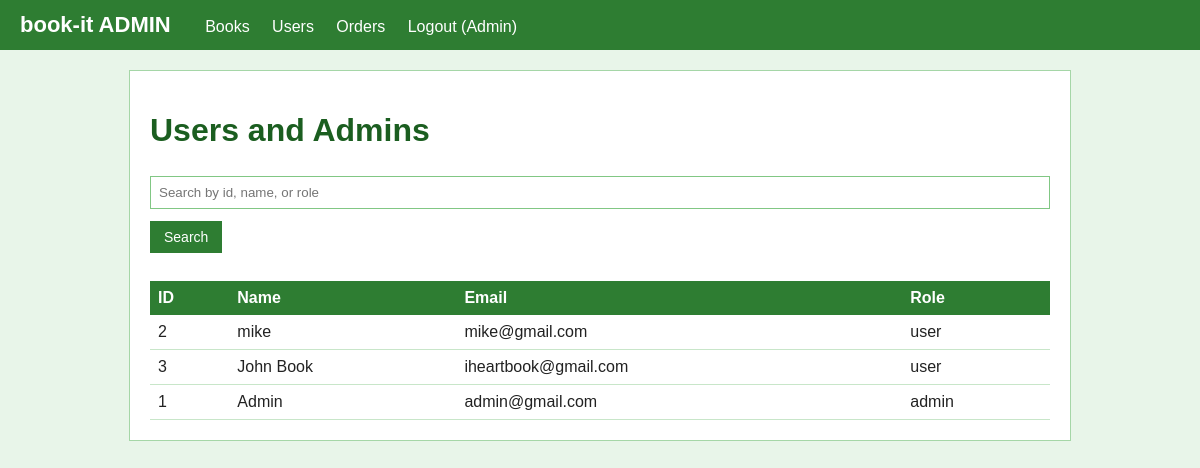
The page /admin/users.php (signed in) on the database its author committed.
### tables this page shows
CREATE TABLE users (
  id INT AUTO_INCREMENT PRIMARY KEY,
  name VARCHAR(100) NOT NULL,
  email VARCHAR(100) NOT NULL,
  password VARCHAR(255) NOT NULL,
  role VARCHAR(10) NOT NULL DEFAULT 'user'
);

### config.php (called while the page is built, shortened)
<?php
    function h($text) {
        return htmlspecialchars($text);
    }
?>

### admin/users.php (the view, shortened to what this page needs)
<?php
    require "../config.php";
    $q = "";
    $qs = mysqli_real_escape_string($conn, $q);
    $sql = "SELECT * FROM users
            WHERE id LIKE '%$qs%' OR name LIKE '%$qs%' OR email LIKE '%$qs%' OR role LIKE '%$qs%'
            ORDER BY role DESC";
    $result = mysqli_query($conn, $sql);
    $users = mysqli_fetch_all($result, MYSQLI_ASSOC);
    include "header.php";
?>
<html>
    <h1>Users and Admins</h1>
    <form method="get">
        <input type="text" name="q" placeholder="Search by id, name, or role" value="<?php echo h($q); ?>">
        <button class="btn" type="submit">Search</button>
    </form><br>
    <table>
        <tr>
            <th>ID</th>
            <th>Name</th>
            <th>Email</th>
            <th>Role</th>
        </tr>
        <?php foreach ($users as $u) { ?>
        <tr>
            <td><?php echo $u['id']; ?></td>
            <td><?php echo h($u['name']); ?></td>
            <td><?php echo h($u['email']); ?></td>
            <td><?php echo h($u['role']); ?></td>
        </tr>
        <?php } ?>
    </table>
</html>

### style.css (style rules this page uses)
body { font-family: Arial, sans-serif; background-color: #e8f5e9; color: #222222; margin: 0; }
h1, h2 { color: #1b5e20; }
table { width: 100%; border-collapse: collapse; margin-top: 10px; }
th { background-color: #2e7d32; color: #ffffff; padding: 8px; text-align: left; }
td { padding: 8px; border-bottom: 1px solid #c8e6c9; vertical-align: top; }
input[type="text"], input[type="email"], input[type="password"], input[type="number"], textarea, select { width: 100%; padding: 8px; margin: 5px 0 12px 0; border: 1px solid #81c784; box-sizing: border-box; }
.btn { background-color: #2e7d32; color: #ffffff; padding: 8px 14px; border: none; cursor: pointer; text-decoration: none; display: inline-block; font-size: 14px; }

### rows shown on the page
users: id "2", name "mike", email "mike@gmail.com", role "user"
users: id "3", name "John Book", email "iheartbook@gmail.com", role "user"
users: id "1", name "Admin", email "admin@gmail.com", role "admin"

### other values the page prints
$_SESSION['name'] "Admin"
